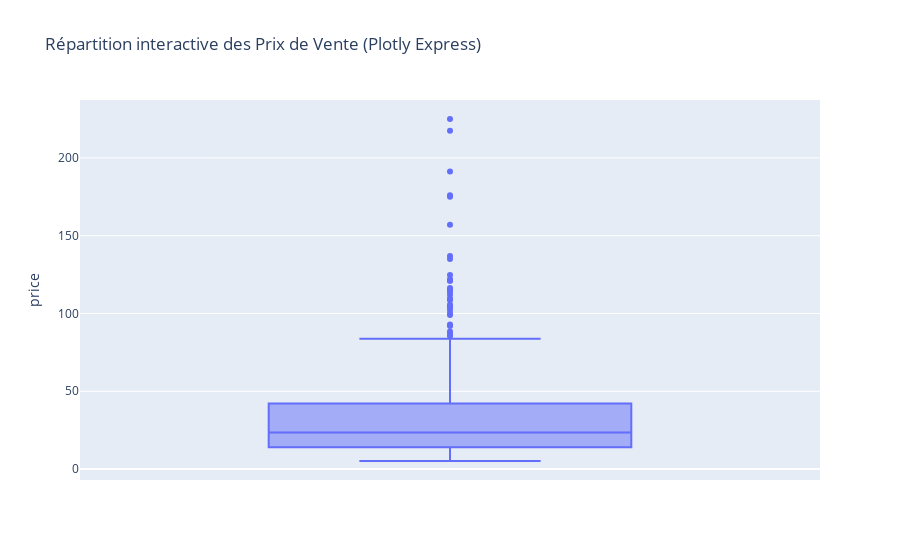

Notebook code cell kept with this figure:
### Code cell
#Autre méthode avec plotly express
fig = px.box(df_final_clean, y='price', title='Répartition interactive des Prix de Vente (Plotly Express)')
fig.show()

### Figure 1 — Plotly figure (JSON) as saved in the notebook; plotly's stock layout.template omitted (floating-point values rounded to 4 significant figures; data arrays with more than 128 entries replaced by an {"elided": "..."} marker saying what was removed)
{"data": [{"alignmentgroup": "True", "hovertemplate": "price=%{y}<extra></extra>", "legendgroup": "", "marker": {"color": "#636efa"}, "name": "", "notched": false, "offsetgroup": "", "orientation": "v", "showlegend": false, "type": "box", "x0": " ", "xaxis": "x", "y": {"elided": "714 float values"}, "y0": " ", "yaxis": "y"}], "layout": {"boxmode": "group", "legend": {"tracegroupgap": 0}, "title": {"text": "Répartition interactive des Prix de Vente (Plotly Express)"}, "xaxis": {"anchor": "y", "domain": [0, 1]}, "yaxis": {"anchor": "x", "domain": [0, 1], "title": {"text": "price"}}}}
